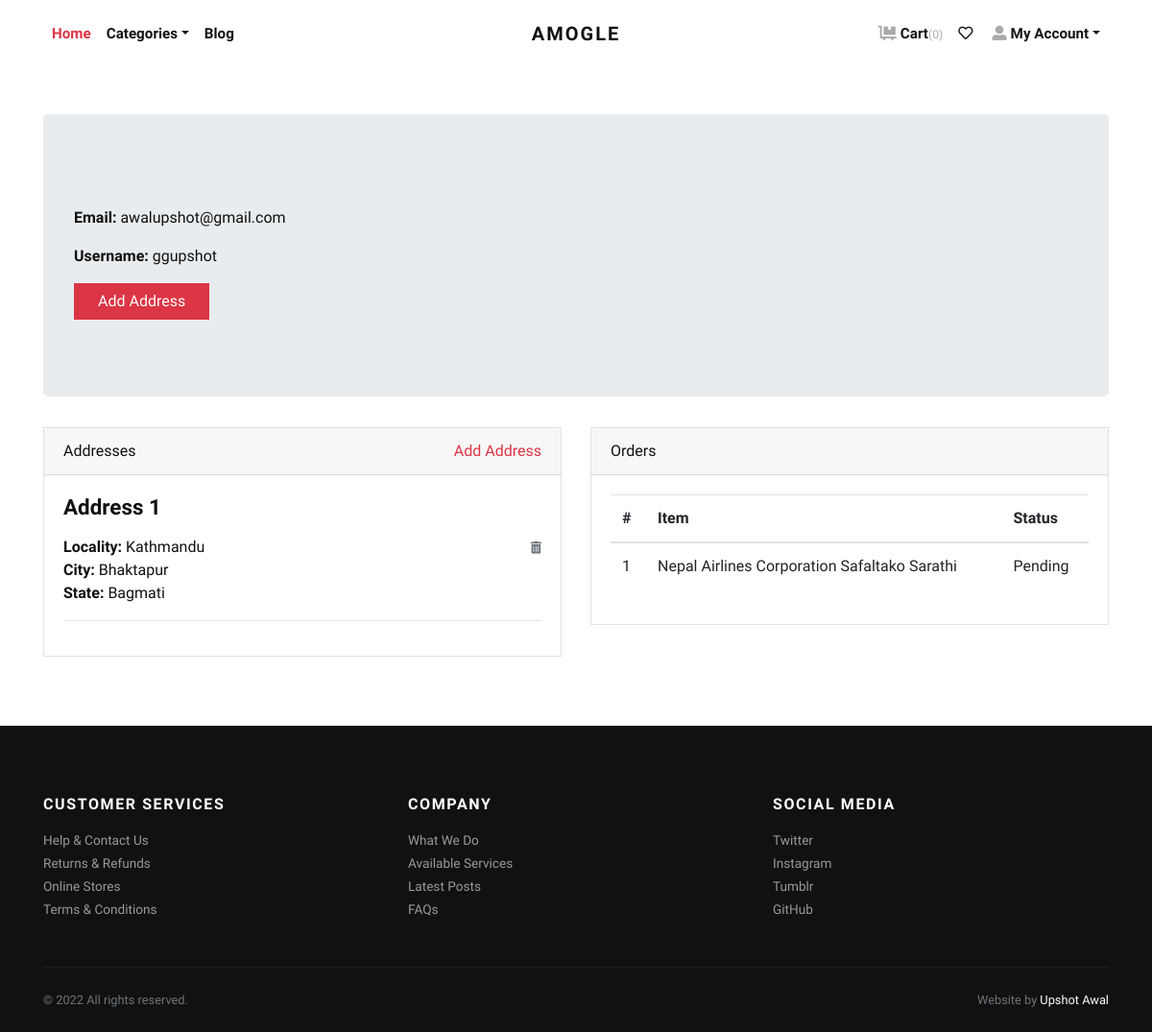
Page /accounts/profile/ (signed in) on the committed database.
### store/models.py (models this page shows, shortened)
class Address(models.Model):
    user = models.ForeignKey(User, verbose_name="User",
                             on_delete=models.CASCADE)
    locality = models.CharField(
        max_length=150, verbose_name="Nearest Location")
    city = models.CharField(max_length=150, verbose_name="City")
    state = models.CharField(max_length=150, verbose_name="State")

class Order(models.Model):
    user = models.ForeignKey(User, verbose_name="User",
                             on_delete=models.CASCADE)
    address = models.ForeignKey(
        Address, verbose_name="Shipping Address", on_delete=models.CASCADE)
    product = models.ForeignKey(
        Product, verbose_name="Product", on_delete=models.CASCADE)
    quantity = models.PositiveIntegerField(verbose_name="Quantity")
    ordered_date = models.DateTimeField(
        auto_now_add=True, verbose_name="Ordered Date")
    status = models.CharField(
        choices=STATUS_CHOICES,
        max_length=50,
        default="Pending"
    )

class Product(models.Model):
    title = models.CharField(max_length=150, verbose_name="Product Title")
    slug = AutoSlugField(populate_from='title', unique=True,
                         verbose_name="Product Slug")
    sku = models.CharField(max_length=255, unique=True,
                           verbose_name="Unique Product ID (SKU)")
    short_description = RichTextField()
    detail_description = models.TextField(
        blank=True, null=True, verbose_name="Detail Description")
    product_image = models.ImageField(
        upload_to='product', blank=True, null=True, verbose_name="Product Image")
    price = models.DecimalField(max_digits=8, decimal_places=2)
    category = models.ForeignKey(
        Category, verbose_name="Product Categoy", on_delete=models.CASCADE)
    is_active = models.BooleanField(verbose_name="Is Active?", default=True)
    is_featured = models.BooleanField(
        verbose_name="Is Featured?", default=True)
    created_at = models.DateTimeField(
        auto_now_add=True, verbose_name="Created Date")
    updated_at = models.DateTimeField(
        auto_now=True, verbose_name="Updated Date")
    class Meta:
        verbose_name_plural = 'Products'
        ordering = ('-created_at', )

### store/views.py (the view)
# urls.py: path('accounts/profile/', views.profile, name="profile"),
@ login_required
def profile(request):
    addresses = Address.objects.filter(user=request.user)
    orders = Order.objects.filter(user=request.user)
    return render(request, 'account/profile.html', {'addresses': addresses, 'orders': orders})

### store/context_preprocessors.py (called while the page is built)
def store_menu(request):
    categories = Category.objects.filter(is_active=True)
    context = {
        'categories_menu': categories,
    }
    return context

def cart_menu(request):
    if request.user.is_authenticated:
        cart_items= Cart.objects.filter(user=request.user)
        context = {
            'cart_items': cart_items,
        }
    else:
        context = {}
    return context

### templates/account/profile.html (shortened to what this page needs)
{% extends 'base.html' %}
{% load static %}
    {% block content %}
      <div class="container py-5">
        <div class="jumbotron">
          <p><strong>Email:</strong> {{request.user.email}}</p>
          <p><strong>Username:</strong> {{request.user.username}}</p>
          <p><a class="btn btn-danger btn-large" href="{% url 'store:add-address' %}">Add Address</a></p>
        </div>
        <div class="row">
          <div class="col-lg-6">
            <div class="card mb-4" id="headings">
              <div class="card-header">Addresses <span class="float-right"><a href="{% url 'store:add-address' %}">Add Address</a></span></div>
              <div class="card-body">
                {% if addresses %}
                    {% for address in addresses %}
                        <h4 class="mb-3">Address {{forloop.counter}}</h4>
                        <span class="float-right"><a href="{% url 'store:remove-address' address.id %}"><i class="fas fa-trash-alt small text-muted"></i></a></span>
                        <p>
                            <strong>Locality: </strong>{{address.locality}} <br>
                            <strong>City: </strong>{{address.city}} <br>
                            <strong>State: </strong>{{address.state}} <br>
                        </p>
                        <hr>
                    {% endfor %}
                {% else %}
                <div class="text-danger">
                  Address not Added.
                </div>
                {% endif %}
              </div>
            </div>
          </div>
          <div class="col-lg-6">
            <div class="card mb-4" id="tables">
              <div class="card-header">Orders</div>
              <div class="card-body">
                <table class="table table-hover">
                  <thead>
                    <tr>
                      <th>#</th>
                      <th>Item</th>
                      <th>Status</th>
                    </tr>
                  </thead>
                  <tbody>
                    {% if orders %}
                      {% for order in orders %}
                        <tr>
                          <td>{{forloop.counter}}</td>
                          <td>{{order.product.title}}</td>
                          <td>
                            {{order.status}}
                          </td>
                        </tr>
                      {% endfor %}
                    {% else %}
                    <tr>
                      <td class="text-danger" colspan="3">You've not Ordered anything yet.</td>
                    </tr>
                    {% endif %}
                  </tbody>
                </table>
              </div>
            </div>
          </div>
        </div>
      </div>
{% endblock content %}

### static/css/style.default.css (style rules this page uses)
strong { font-weight: 700; }
.btn { font-weight: 400; border: 1px solid transparent; font-family: inherit; padding: 0.375rem 1.5rem; font-size: 1rem; line-height: 1.5; border-radius: 0; transition: color 0.15s ease-in-out, background-color 0.15s ease-in-out, border-color 0.15s ease-in-out, box-shadow 0.15s ease-in-out; }
.btn-danger { color: #fff; background-color: #dc3545; border-color: #dc3545; }
body { font-family: "Libre Franklin", sans-serif; font-size: 1rem; font-weight: 400; line-height: 1.5; color: #111111; background-color: #fff; }
a { color: #dc3545; text-decoration: none; }
h1, h2, h3, h4, h5, h6, .h1, .h2, .h3, .h4, .h5, .h6 { margin-bottom: 0.5rem; font-family: inherit; font-weight: 900; line-height: 1.2; color: inherit; }
h4, .h4 { font-size: 1.4rem; }
hr { border-top: 1px solid rgba(17, 17, 17, 0.1); }
small, .small { font-size: 80%; font-weight: 400; }
.card { background-color: #fff; border: 1px solid rgba(17, 17, 17, 0.125); border-radius: 0; }
.card-body { padding: 1.25rem; }
.card-header { padding: 0.75rem 1.25rem; background-color: rgba(17, 17, 17, 0.03); border-bottom: 1px solid rgba(17, 17, 17, 0.125); }
.card-header:first-child { border-radius: calc(0 - 1px) calc(0 - 1px) 0 0; }

### rows in the picture
Address: locality "Kathmandu", city "Bhaktapur", state "Bagmati"
Order: product "Nepal Airlines Corporation Safaltako Sarathi", status "Pending"

### other values in the picture
{{ cart_items.count }} "0"
{{ request.user.email }} "awalupshot@gmail.com"
{{ request.user.username }} "ggupshot"
